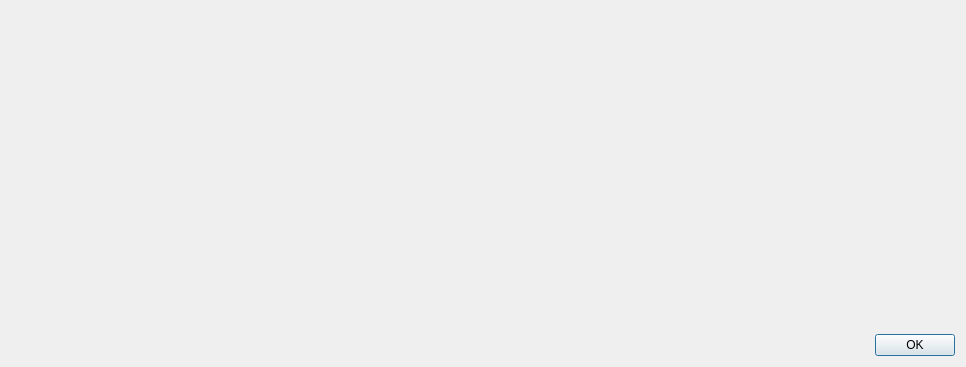
<?xml version="1.0" encoding="UTF-8"?>
<ui version="4.0">
 <class>DialogXDataConvertor</class>
 <widget class="QDialog" name="DialogXDataConvertor">
  <property name="windowModality">
   <enum>Qt::ApplicationModal</enum>
  </property>
  <property name="geometry">
   <rect>
    <x>0</x>
    <y>0</y>
    <width>966</width>
    <height>367</height>
   </rect>
  </property>
  <property name="windowTitle">
   <string>Data convertor</string>
  </property>
  <property name="modal">
   <bool>true</bool>
  </property>
  <layout class="QVBoxLayout" name="verticalLayout">
   <item>
    <widget class="XDataConvertorWidget" name="widgetDataConvertor" native="true">
     <property name="sizePolicy">
      <sizepolicy hsizetype="Preferred" vsizetype="Expanding">
       <horstretch>0</horstretch>
       <verstretch>0</verstretch>
      </sizepolicy>
     </property>
    </widget>
   </item>
   <item>
    <layout class="QHBoxLayout" name="horizontalLayout">
     <item>
      <spacer name="horizontalSpacer">
       <property name="orientation">
        <enum>Qt::Horizontal</enum>
       </property>
       <property name="sizeHint" stdset="0">
        <size>
         <width>40</width>
         <height>20</height>
        </size>
       </property>
      </spacer>
     </item>
     <item>
      <widget class="QPushButton" name="pushButtonOK">
       <property name="text">
        <string>OK</string>
       </property>
      </widget>
     </item>
    </layout>
   </item>
  </layout>
 </widget>
 <customwidgets>
  <customwidget>
   <class>XDataConvertorWidget</class>
   <extends>QWidget</extends>
   <header>xdataconvertorwidget.h</header>
   <container>1</container>
  </customwidget>
 </customwidgets>
 <resources/>
 <connections/>
</ui>
